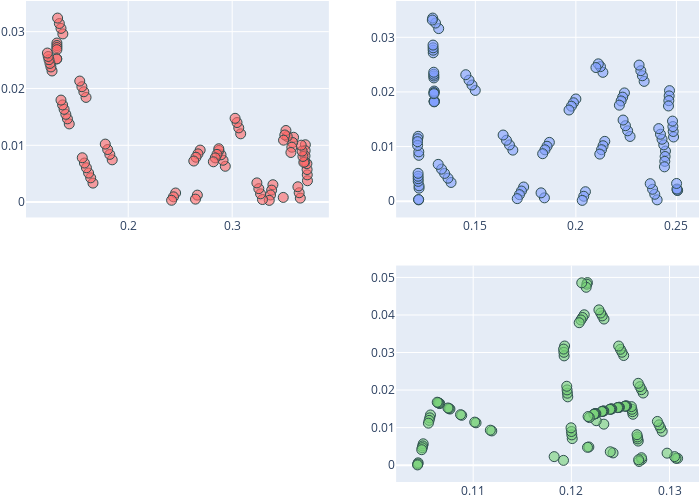

Write notebook code for a chart like this one.
### Code cell
BT_trimed_list[3]=BT_trimed_list[2]
LT_trimed_list[3]=LT_trimed_list[2]
color_opacity[3]=color_opacity[2]

fig = make_subplots(
    rows=2, cols=2,
    column_widths=[0.5, 0.5],
    row_heights=[0.5, 0.5],
    vertical_spacing=0.1,
    horizontal_spacing=0.1,
    specs=[[ {"type": "scatter"},{"type": "scatter"}],
           [ {"type": "scatter"},{"type": "scatter"}]])

for ele in [0,1,3]:
    fig.add_trace(
        go.Scatter(
        x=BT_trimed_list[ele], y=LT_trimed_list[ele], 
        mode='markers',
        
        marker=dict(
            size=10,
            color=color_opacity[ele],
            line=dict(width=1,
                color='DarkSlateGrey')
        ),
    ),
        row=int(ele/2)+1, col=ele%2+1
    )

fig.update_layout(
    width=700,
    height=500,
    margin=dict(r=1, t=1, b=1, l=1),
    showlegend=False,
)

#fig.update_traces(mode='markers', marker_line_width=.5)

fig.show()
pio.write_image(fig, 'E:/Topological_Analysis_of_Time_Series/pictures/pdf_graph_raw/Intro_average_line2Color.pdf',scale=1)
#pio.write_image(fig, 'E:/Topological_Analysis_of_Time_Series/pictures/pdf_graph_raw/Intro_frequency2Color.pdf',scale=1)
#pio.write_image(fig, 'E:/Topological_Analysis_of_Time_Series/pictures/pdf_graph_raw/Intro_amplitude2Color.pdf',scale=1)
